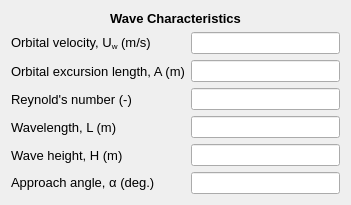
           <widget class="QWidget" name="formLayoutWidget_12">
            <property name="geometry">
             <rect>
              <x>20</x>
              <y>380</y>
              <width>351</width>
              <height>197</height>
             </rect>
            </property>
            <layout class="QFormLayout" name="formLayout_14">
             <item row="0" column="0" colspan="2">
              <widget class="QLabel" name="swCharacteristics_lbl_2">
               <property name="font">
                <font>
                 <family>MS Shell Dlg 2</family>
                 <pointsize>10</pointsize>
                 <weight>75</weight>
                 <bold>true</bold>
                </font>
               </property>
               <property name="text">
                <string>&lt;html&gt;&lt;head/&gt;&lt;body&gt;&lt;p align=&quot;center&quot;&gt;Wave Characteristics&lt;/p&gt;&lt;/body&gt;&lt;/html&gt;</string>
               </property>
              </widget>
             </item>
             <item row="1" column="0">
              <widget class="QLabel" name="regularOrbitalVelocity_lbl">
               <property name="font">
                <font>
                 <family>MS Shell Dlg 2</family>
                 <pointsize>10</pointsize>
                </font>
               </property>
               <property name="text">
                <string>&lt;html&gt;&lt;head/&gt;&lt;body&gt;&lt;p&gt;Orbital velocity, U&lt;span style=&quot; vertical-align:sub;&quot;&gt;w&lt;/span&gt; (m/s)&lt;/p&gt;&lt;/body&gt;&lt;/html&gt;</string>
               </property>
              </widget>
             </item>
             <item row="1" column="1">
              <widget class="QLineEdit" name="regularOrbitalVelocity_txt">
               <property name="readOnly">
                <bool>true</bool>
               </property>
              </widget>
             </item>
             <item row="2" column="0">
              <widget class="QLabel" name="excursionLength_lbl">
               <property name="font">
                <font>
                 <family>MS Shell Dlg 2</family>
                 <pointsize>10</pointsize>
                </font>
               </property>
               <property name="text">
                <string>Orbital excursion length, A (m)</string>
               </property>
              </widget>
             </item>
             <item row="2" column="1">
              <widget class="QLineEdit" name="excursionLength_txt">
               <property name="readOnly">
                <bool>true</bool>
               </property>
              </widget>
             </item>
             <item row="3" column="0">
              <widget class="QLabel" name="reynolds_lbl">
               <property name="font">
                <font>
                 <family>MS Shell Dlg 2</family>
                 <pointsize>10</pointsize>
                </font>
               </property>
               <property name="text">
                <string>Reynold's number (-)</string>
               </property>
              </widget>
             </item>
             <item row="3" column="1">
              <widget class="QLineEdit" name="reynolds_txt">
               <property name="readOnly">
                <bool>true</bool>
               </property>
              </widget>
             </item>
             <item row="4" column="0">
              <widget class="QLabel" name="waveLength_lbl">
               <property name="font">
                <font>
                 <family>MS Shell Dlg 2</family>
                 <pointsize>10</pointsize>
                </font>
               </property>
               <property name="text">
                <string>Wavelength, L (m)</string>
               </property>
              </widget>
             </item>
             <item row="4" column="1">
              <widget class="QLineEdit" name="waveLength_txt">
               <property name="readOnly">
                <bool>true</bool>
               </property>
              </widget>
             </item>
             <item row="5" column="0">
              <widget class="QLabel" name="waveHeight_lbl">
               <property name="font">
                <font>
                 <family>MS Shell Dlg 2</family>
                 <pointsize>10</pointsize>
                </font>
               </property>
               <property name="text">
                <string>Wave height, H (m)</string>
               </property>
              </widget>
             </item>
             <item row="6" column="0">
              <widget class="QLabel" name="approachAngle_lbl">
               <property name="font">
                <font>
                 <family>MS Shell Dlg 2</family>
                 <pointsize>10</pointsize>
                </font>
               </property>
               <property name="text">
                <string>&lt;html&gt;&lt;head/&gt;&lt;body&gt;&lt;p&gt;Approach angle, α (deg.)&lt;/p&gt;&lt;/body&gt;&lt;/html&gt;</string>
               </property>
              </widget>
             </item>
             <item row="5" column="1">
              <widget class="QLineEdit" name="waveHeight_txt">
               <property name="readOnly">
                <bool>true</bool>
               </property>
              </widget>
             </item>
             <item row="6" column="1">
              <widget class="QLineEdit" name="approachAngle_txt">
               <property name="readOnly">
                <bool>true</bool>
               </property>
              </widget>
             </item>
            </layout>
           </widget>
